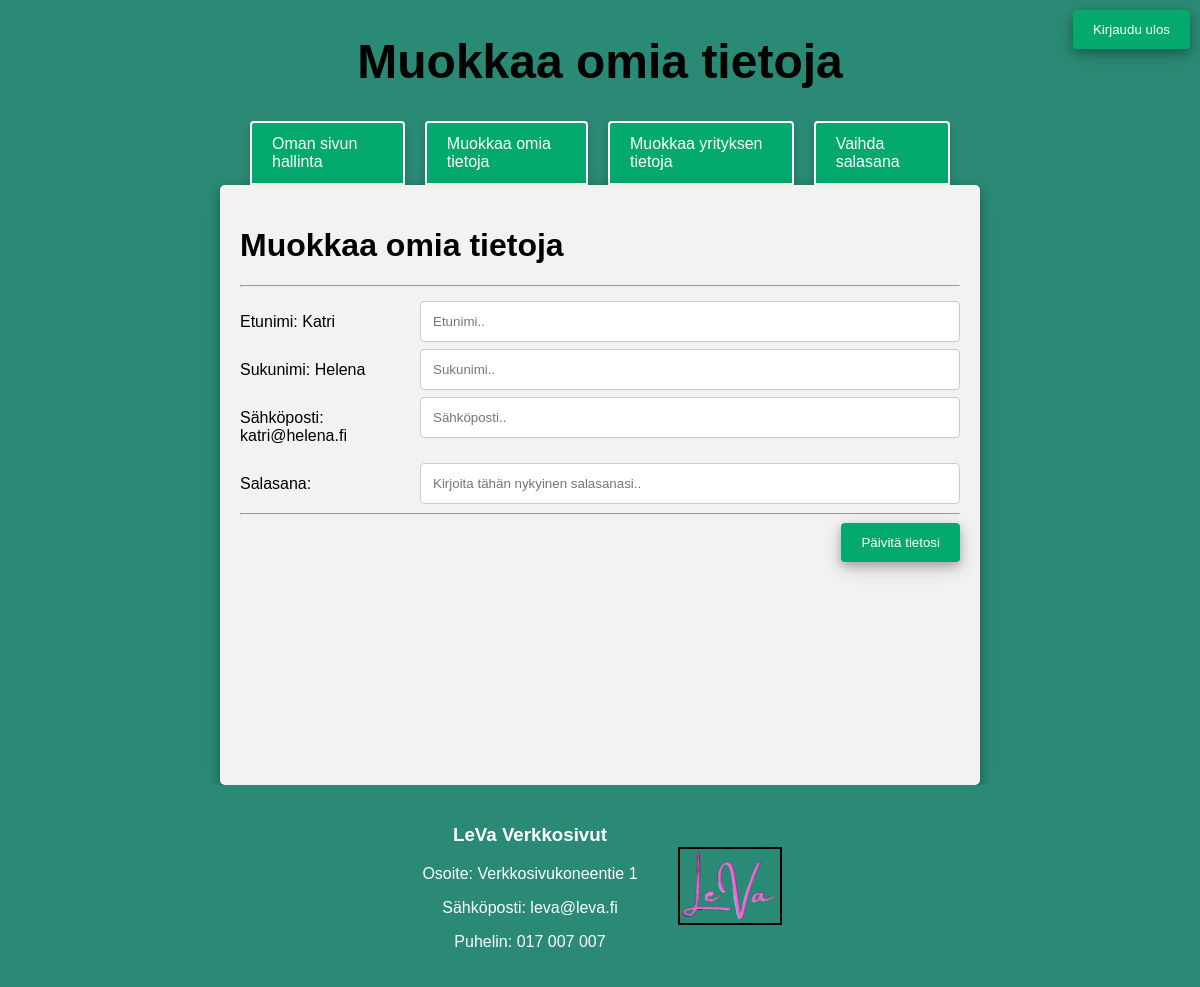
The app's page /edit_user.php (signed in) with its own data.
### tables this page shows
CREATE TABLE `user` (
  `user_id` int NOT NULL,
  `firstname` varchar(255) NOT NULL,
  `lastname` varchar(255) NOT NULL,
  `username` varchar(255) NOT NULL,
  `email` varchar(255) NOT NULL,
  `password` varchar(255) NOT NULL,
  `status` varchar(50) DEFAULT NULL,
  `last_login` datetime DEFAULT NULL,
  `created_at` datetime DEFAULT CURRENT_TIMESTAMP,
  `updated_at` datetime DEFAULT CURRENT_TIMESTAMP ON UPDATE CURRENT_TIMESTAMP,
  `deleted_at` timestamp NULL DEFAULT NULL
);

### edit_user.php (the view, shortened to what this page needs)
<?php
$user_id = $_SESSION['user_id'] ?? null;
include_once "./database/db_connect.php";
$sql = "SELECT firstname, lastname, email FROM user WHERE user_id = ?";
$stmt = $conn->prepare($sql);
$stmt->bind_param("i", $user_id);
$stmt->execute();
$result = $stmt->get_result();
$userData = $result->fetch_assoc();
$firstname = $userData['firstname'] ?? '';
$lastname = $userData['lastname'] ?? '';
$email = $userData['email'] ?? '';
?>
<html lang="en">
<head>
    <link rel="stylesheet" href="./styles/useredit.css">
</head>
<body>
    <header>
        <div class="companyName">
            <h1>Muokkaa omia tietoja</h1>
        </div>
    </header>
    <div class="navigaatio">
        <a href="userpage.php">Oman sivun hallinta</a>
        <a href="edit_user.php">Muokkaa omia tietoja</a>
        <a href="edit_company.php">Muokkaa yrityksen tietoja</a>
        <a href="password_change.php">Vaihda salasana</a>
    </div>
    <div class="loginOut">
        <a href="log_out.php">
        <button>Kirjaudu ulos</button>
        </a>
    </div>
    <div class="container">
        <h1>Muokkaa omia tietoja</h1>
        <hr></hr>
        <form
          hx-post="edit_user_check.php"
          hx-target="#result"
          hx-swap="outerHTML"
        >
          <div class="row">
            <div class="col-25">
              <label for="firstname">Etunimi: <?php echo htmlspecialchars($firstname); ?></label>
            </div>
            <div class="col-75">
              <input type="text" id="firstname" name="firstname" placeholder="Etunimi.." required>
            </div>
          </div>
          <div class="row">
            <div class="col-25">
              <label for="lastname">Sukunimi: <?php echo htmlspecialchars($lastname); ?></label>
            </div>
            <div class="col-75">
              <input type="text" id="lastname" name="lastname" placeholder="Sukunimi.." required>
            </div>
          </div>
          <div class="row">
            <div class="col-25">
              <label for="email">Sähköposti: <?php echo htmlspecialchars($email); ?></label>
            </div>
            <div class="col-75">
              <input type="email" id="email" name="email" placeholder="Sähköposti.." required>
            </div>
          </div>
          <div class="row">
            <div class="col-25">
              <label for="email">Salasana:</label>
            </div>
            <div class="col-75">
              <input type="password" id="password" name="password" placeholder="Kirjoita tähän nykyinen salasanasi..">
            </div>
          </div>
          <hr></hr>
          <div class="row">
            <input type="submit" value="Päivitä tietosi">
          </div>
        </form>
    </div>
    <footer>
        <div class="footerContainer">
            <div class="footerSection">
                <h3>LeVa Verkkosivut</h3>
                <p>Osoite: Verkkosivukoneentie 1</p>
                <p>Sähköposti: leva@leva.fi</p>
                <p>Puhelin: 017 007 007</p>
            </div>
            <div class="footerLogo">
                <img src="images/LeVaLogo1.png" alt="LeVa Logo">
            </div>
        </div>
    </footer>
</body>
</html>

### styles/useredit.css (style rules this page uses)
body { background-color: rgb(43, 138, 117); display: flex; flex-direction: column; justify-content: space-between; align-items: center; margin: 0; font-family: Arial, sans-serif; }
header { display: flex; justify-content: center; align-items: center; margin: auto; white-space: nowrap; }
.companyName { font-size: 2vw; margin: auto; margin-bottom: 0; text-align: center; display: flex; justify-content: center; align-items: center; padding: 2px; padding-bottom: 0; width: 60%; }
.navigaatio { width: 60%; display: flex; margin:auto; justify-content: flex-start; align-items: center; padding-bottom: 0; }
.navigaatio a { display: inline-block; background-color: #04AA6D; color: white; padding: 12px 20px; border: none; border-radius: 4px 4px 0 0; text-decoration: none; margin: 0 10px; cursor: pointer; box-shadow: 0 4px 8px rgba(0, 0, 0, 0.2); border:2px white solid; }
footer { background-color: rgb(43, 138, 117); color: #fff; padding: 20px; width: 100%; text-align: center; }
.footerContainer { display: flex; justify-content: center; align-items: center; max-width: 100%; margin: 0 20px; }
.footerSection { width: auto; padding-right: 20px; }
.footerLogo { display: flex; align-items: center; justify-content: 20px; }
.footerLogo img { max-width: 8vw; border: 2px black solid; padding: 2%; margin-left: 20px; }
button { background-color: #04AA6D; color: white; padding: 12px 20px; border: none; border-radius: 4px; cursor: pointer; float: right; box-shadow: 0 4px 8px 0 rgba(0, 0, 0, 0.2), 0 6px 20px 0 rgba(0, 0, 0, 0.19); margin-left:20px; }
.loginOut { position: absolute; top: 10px; right: 10px; display: flex; justify-content: flex-end; align-items: flex-start; }
.container { border-radius: 5px; background-color: #f2f2f2; padding: 20px; margin: auto; width: 60%; box-shadow: 0 4px 8px 0 rgba(0, 0, 0, 0.2), 0 6px 20px 0 rgba(0, 0, 0, 0.19); min-height: 70vh; }
.col-25 { float: left; width: 25%; margin-top: 6px; }
.col-75 { float: left; width: 75%; margin-top: 6px; }
input[type=text], input[type=email], input[type=password], textarea { width: 100%; padding: 12px; border: 1px solid #ccc; border-radius: 4px; resize: vertical; }
label { padding: 12px 12px 12px 0; display: inline-block; }
input[type=submit] { background-color: #04AA6D; color: white; padding: 12px 20px; border: none; border-radius: 4px; cursor: pointer; float: right; box-shadow: 0 4px 8px 0 rgba(0, 0, 0, 0.2), 0 6px 20px 0 rgba(0, 0, 0, 0.19); }
.row:after { content: ""; display: table; clear: both; }

### records on screen
user: firstname "Katri", lastname "Helena", email "katri@helena.fi"
